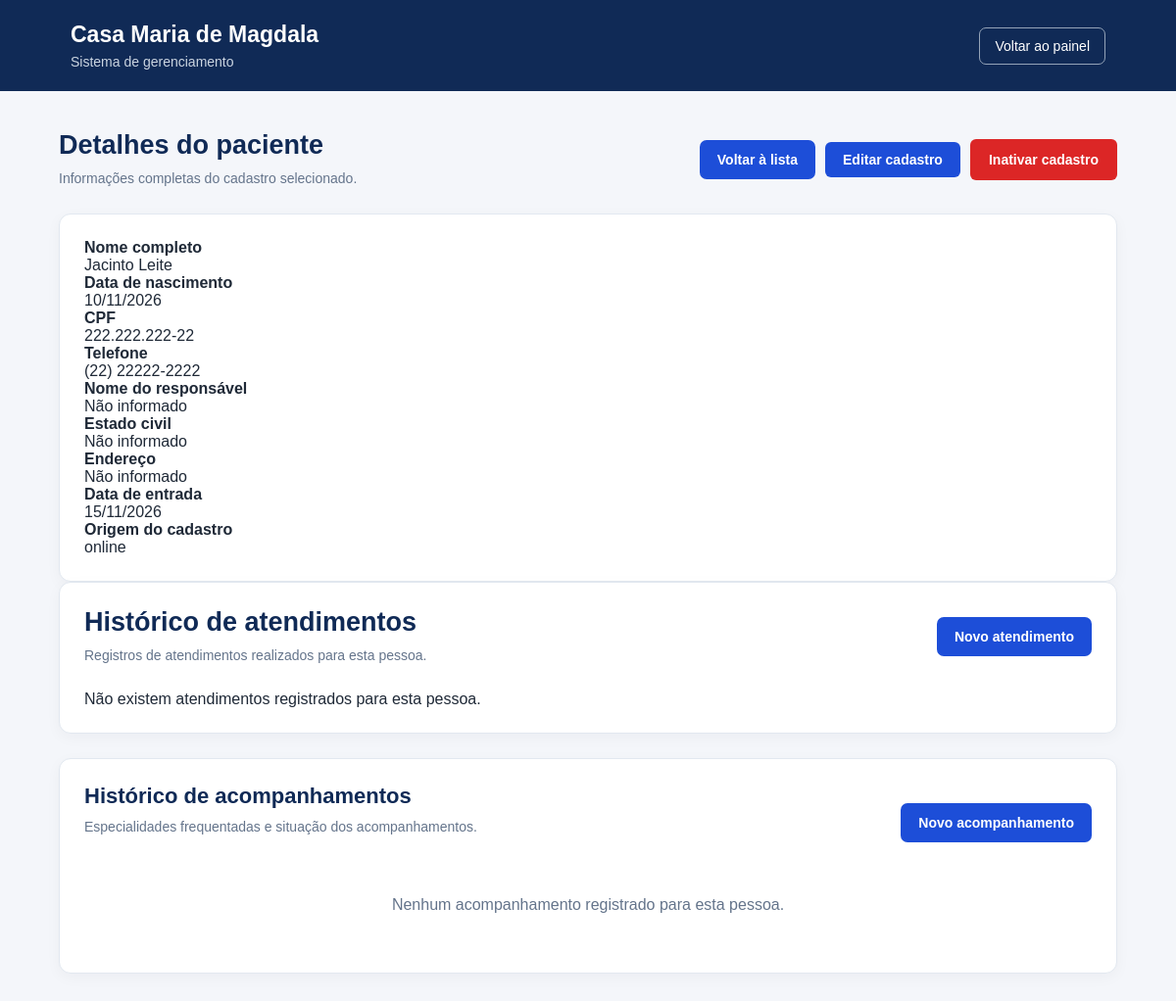
Page /pessoas/8/ on the committed database.
### pai/models.py (models this page shows, shortened)
class Pessoa(models.Model):
    nome = models.CharField(max_length=150)
    data_nascimento = models.DateField()
    cpf = models.CharField(max_length=14)
    telefone = models.CharField(max_length=20)
    email = models.EmailField(max_length=254, blank=True)
    nome_responsavel = models.CharField(max_length=150, blank=True)
    estado_civil = models.CharField(max_length=30)
    endereco = models.CharField(max_length=260, blank=True)
    data_entrada = models.DateField()
    origem_cadastro = models.CharField(max_length=20)
    ativo = models.BooleanField(default=True)

### pai/views.py (the view)
# urls.py: path('pessoas/<int:pessoa_id>/', detalhes_pessoa, name='detalhes_pessoa'),
@login_required
def detalhes_pessoa(request, pessoa_id):
    pessoa = get_object_or_404(Pessoa, id=pessoa_id)
    atendimentos = pessoa.atendimentos.order_by(
        '-data_atendimento',
        '-id'
    )
    acompanhamentos = pessoa.acompanhamentos.select_related(
        'especialidades'
    ).order_by(
        '-data_inicio',
        '-id'
    )
    return render(
        request,
        'pessoas/detalhes.html',
        {
            'pessoa': pessoa,
            'atendimentos': atendimentos,
            'acompanhamentos': acompanhamentos,
        }
    )

### templates/pessoas/detalhes.html (shortened to what this page needs)
{% load static %}
<!DOCTYPE html>
<html lang="pt-BR">
<head>
    <link rel="stylesheet" href="{% static 'css/lista.css' %}">
</head>
<body>
    <header class="cabecalho">
        <div>
            <h1>Casa Maria de Magdala</h1>
            <p>Sistema de gerenciamento</p>
        </div>
        <a href="{% url 'dashboard' %}" class="botao-voltar">
            Voltar ao painel
        </a>
    </header>
    <main class="conteudo">
        <section class="titulo-pagina">
            <div>
                <h2>Detalhes do paciente</h2>
                <p>Informações completas do cadastro selecionado.</p>
            </div>
            <div class="grupo-botoes">
                <a href="{% url 'listar_pessoas' %}" class="botao-cadastrar">
                    Voltar à lista
                </a>
                <a href="{% url 'editar_pessoa' pessoa.id %}" class="botao-editar">
                    Editar cadastro
                </a>
                <form method="POST" action="{% url 'alterar_status_pessoa' pessoa.id %}"
                      onsubmit="return confirm('Tem certeza que deseja alterar o status desse cadastro?');">
                    <button type="submit" class = 'botao-status'>
                        {% if pessoa.ativo %}
                            Inativar cadastro
                        {% else %}
                            Reativar cadastro
                        {% endif %}
                    </button>
                </form>
            </div>
        </section>
        <section class="cartao">
            <div class="detalhes-grid">
                <div>
                    <strong>Nome completo</strong>
                    <p>{{ pessoa.nome }}</p>
                </div>
                <div>
                    <strong>Data de nascimento</strong>
                    <p>{{ pessoa.data_nascimento|date:"d/m/Y" }}</p>
                </div>
                <div>
                    <strong>CPF</strong>
                    <p>{{ pessoa.cpf }}</p>
                </div>
                <div>
                    <strong>Telefone</strong>
                    <p>{{ pessoa.telefone }}</p>
                </div>
                <div>
                    <strong>Nome do responsável</strong>
                    <p>{{ pessoa.nome_responsavel|default:"Não informado" }}</p>
                </div>
                <div>
                    <strong>Estado civil</strong>
                    <p>{{ pessoa.estado_civil }}</p>
                </div>
                <div>
                    <strong>Endereço</strong>
                    <p>{{ pessoa.endereco|default:"Não informado" }}</p>
                </div>
                <div>
                    <strong>Data de entrada</strong>
                    <p>{{ pessoa.data_entrada|date:"d/m/Y" }}</p>
                </div>
                <div>
                    <strong>Origem do cadastro</strong>
                    <p>{{ pessoa.origem_cadastro }}</p>
                </div>
            </div>
        </section>
                <section class="cartao historico-atendimentos">
            <div class="titulo-pagina">
                <div>
                    <h2>Histórico de atendimentos</h2>
                    <p>Registros de atendimentos realizados para esta pessoa.</p>
                </div>
                {% if pessoa.ativo %}
                    <a href="{% url 'cadastrar_atendimento' %}" class="botao-cadastrar">
                        Novo atendimento
                    </a>
                {% endif %}
            </div>
            {% if atendimentos %}
                <div class="tabela-container">
                    <table>
                        <thead>
                            <tr>
                                <th>Data</th>
                                <th>Modalidade</th>
                                <th>Observações</th>
                            </tr>
                        </thead>
                        <tbody>
                            {% for atendimento in atendimentos %}
                                <tr>
                                    <td>{{ atendimento.data_atendimento|date:"d/m/Y" }}</td>
                                    <td>
                                        {{ atendimento.get_modalidade_display }}
                                    </td>
                                    <td>
                                        {{ atendimento.observacoes|default:"Sem observações" }}
                                    </td>
                                </tr>
                            {% endfor %}
                        </tbody>
                    </table>
                </div>
            {% else %}
                <p>Não existem atendimentos registrados para esta pessoa.</p>
            {% endif %}
        </section>
        <section class="cartao historico-acompanhamentos">
            <div class="historico-cabecalho">
                <div>
                    <h2>Histórico de acompanhamentos</h2>
                    <p>Especialidades frequentadas e situação dos acompanhamentos.</p>
                </div>
                {% if pessoa.ativo %}
                    <a href="{% url 'cadastrar_acompanhamento' %}" class="botao-cadastrar">
                        Novo acompanhamento
                    </a>
                {% endif %}
            </div>
            {% if acompanhamentos %}
                <div class="acompanhamentos-lista">
                    {% for acompanhamento in acompanhamentos %}
                        <article class="acompanhamento-item">
                            <div class="acompanhamento-titulo">
                                <h3>{{ acompanhamento.especialidades.nome }}</h3>
                                {% if acompanhamento.data_alta %}
                                    <span class="status-acompanhamento encerrado">
                                        Encerrado
                                    </span>
                                {% else %}
                                    <span class="status-acompanhamento andamento">
                                        Em andamento
                                    </span>
                                {% endif %}
                            </div>
                            <div class="acompanhamento-dados">
                                <div>
                                    <strong>Categoria</strong>
                                    <p>{{ acompanhamento.especialidades.get_categoria_display }}</p>
                                </div>
                                <div>
                                    <strong>Data de início</strong>
                                    <p>{{ acompanhamento.data_inicio|date:"d/m/Y" }}</p>
                                </div>
                                <div>
                                    <strong>Data de alta</strong>
                                    <p>
                                        {% if acompanhamento.data_alta %}
                                            {{ acompanhamento.data_alta|date:"d/m/Y" }}
                                        {% else %}
                                            Não houve alta
                                        {% endif %}
                                    </p>
                                </div>
                            </div>
                            {% if acompanhamento.observacoes %}
                                <div class="acompanhamento-observacoes">
                                    <strong>Observações</strong>
                                    <p>{{ acompanhamento.observacoes }}</p>
                                </div>
                            {% endif %}
                        </article>
                    {% endfor %}
                </div>
            {% else %}
                <div class="sem-registros">
                    Nenhum acompanhamento registrado para esta pessoa.
                </div>
            {% endif %}
        </section>
    </main>
</body>
</html>

### static/css/lista.css (style rules this page uses)
* { margin: 0; padding: 0; box-sizing: border-box; }
:root { --azul-escuro: #102a56; --azul-principal: #1d4ed8; --azul-claro: #eff6ff; --fundo: #f4f6fa; --branco: #ffffff; --texto: #1f2937; --texto-secundario: #64748b; --borda: #e2e8f0; --erro: #dc2626; --erro-hover: #b91c1c; --sucesso-fundo: #dcfce7; --sucesso-texto: #166534; --sucesso-borda: #86efac; --erro-fundo: #fee2e2; --erro-texto: #991b1b; --erro-borda: #fca5a5; --cinza-fundo: #f1f5f9; --cinza-texto: #475569; --cinza-borda: #cbd5e1; }
body { font-family: Arial, Helvetica, sans-serif; background-color: var(--fundo); color: var(--texto); min-height: 100vh; }
.conteudo { max-width: 1250px; width: 90%; margin: 40px auto; }
.cabecalho { background-color: var(--azul-escuro); color: var(--branco); padding: 22px 6%; display: flex; align-items: center; justify-content: space-between; gap: 20px; }
.cabecalho h1 { font-size: 23px; margin-bottom: 6px; }
.cabecalho p { font-size: 14px; color: #cbd5e1; }
.botao-voltar { color: var(--branco); text-decoration: none; border: 1px solid #94a3b8; border-radius: 7px; padding: 10px 15px; font-size: 14px; transition: background-color 0.2s; }
.titulo-pagina { display: flex; justify-content: space-between; align-items: center; gap: 20px; margin-bottom: 25px; }
.titulo-pagina h2 { font-size: 27px; margin-bottom: 8px; color: var(--azul-escuro); }
.titulo-pagina p { color: var(--texto-secundario); font-size: 14px; line-height: 1.5; }
.botao-cadastrar { display: inline-block; background-color: var(--azul-principal); color: var(--branco); text-decoration: none; padding: 12px 18px; border-radius: 7px; font-size: 14px; font-weight: bold; white-space: nowrap; transition: background-color 0.2s; }
.cartao { background-color: var(--branco); border: 1px solid var(--borda); border-radius: 12px; padding: 25px; box-shadow: 0 4px 15px rgba(15, 23, 42, 0.04); }
.sem-registros { text-align: center; color: var(--texto-secundario); padding: 35px 15px; }
.botao-editar { display: inline-block; padding: 10px 18px; background-color: var(--azul-principal); color: var(--branco); text-decoration: none; border-radius: 6px; font-size: 14px; font-weight: 600; transition: background-color 0.2s ease; }
.grupo-botoes { display: flex; align-items: center; gap: 10px; flex-wrap: wrap; }
.botao-status { display: inline-flex; align-items: center; justify-content: center; min-height: 42px; padding: 10px 18px; border: 1px solid transparent; border-radius: 6px; background-color: var(--erro); color: var(--branco); font-family: inherit; font-size: 14px; font-weight: 600; cursor: pointer; transition: background-color 0.2s ease, transform 0.2s ease; }
.historico-acompanhamentos { margin-top: 25px; }
.historico-cabecalho { display: flex; justify-content: space-between; align-items: flex-start; gap: 20px; flex-wrap: wrap; margin-bottom: 25px; }
.historico-cabecalho h2 { color: var(--azul-escuro); font-size: 22px; margin-bottom: 8px; }
.historico-cabecalho p { color: var(--texto-secundario); font-size: 14px; line-height: 1.5; }
.historico-cabecalho .botao-cadastrar { margin-top: 0 !important; position: relative; top: 20px; }

### rows in the picture
Pessoa: nome "Jacinto Leite", data_nascimento "10/11/2026", cpf "222.222.222-22", telefone "(22) 22222-2222", nome_responsavel "Não informado", estado_civil "Não informado", endereco "Não informado", data_entrada "15/11/2026", origem_cadastro "online"
